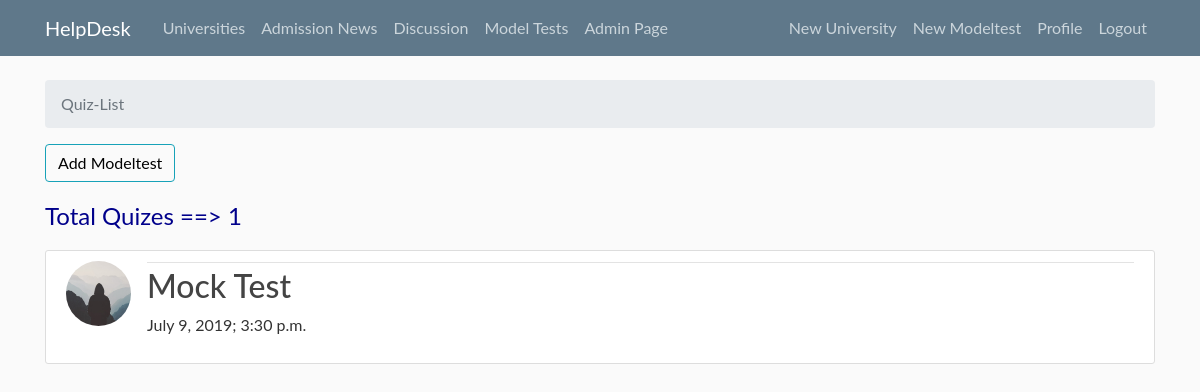
Screenshot of /modeltest/quiz/ (signed in) with the database file from the repository.
### modeltest/models.py (models this page shows, shortened)
class Quiz(models.Model):
    user = models.ForeignKey(User, on_delete=models.CASCADE)
    title = models.CharField(max_length=1000)
    description = models.TextField(default="")
    date = models.DateField()
    start_time = models.TimeField()
    end_time = models.TimeField()

### users/models.py (models this page shows, shortened)
class Profile(models.Model):
    user = models.OneToOneField(User, on_delete=models.CASCADE)
    dateOfBirth = models.DateField(null=True, blank=True)
    address = models.TextField(blank=True, null=True)
    fullName = models.CharField(max_length=100, blank=True, null=True)
    sscRollNo = models.IntegerField(unique=True, blank=True, null=True)
    sscRegiNo = models.IntegerField(unique=True, blank=True, null=True)
    sscGPA = models.FloatField(unique=True, blank=True, null=True)
    hscRollNo = models.IntegerField(unique=True, blank=True, null=True)
    hscGPA = models.FloatField(unique=True, blank=True, null=True)
    image = models.ImageField(default='default.jpg', upload_to='profile_pics', null=True)
    is_staff = models.BooleanField(default=False)

### modeltest/views.py (the view)
# urls.py: path('quiz/', QuizListView.as_view(), name='quiz-list'),
class QuizListView(LoginRequiredMixin, ListView):
    model = Quiz
    context_object_name = 'quizes'
    paginate_by = 10
    ordering = ['-date', 'start_time']

### modeltest/templates/modeltest/quiz_list.html (shortened to what this page needs)
{% extends "home/base.html" %}
{% block content %}
<nav aria-label="breadcrumb">
    <ol class="breadcrumb">
        <li class="breadcrumb-item active" aria-current="page">Quiz-List</li>
    </ol>
</nav>
{% if user.is_superuser or user.is_staff %}
    <a class="btn btn-outline-info mb-3" href="{% url 'quiz-create' %}">Add Modeltest</a>
{% endif %}
<div class="media-body">
        <p class="article-title" style="font-size: x-large; color: darkblue">Total Quizes ==> {{ quizes.count }}</p>
</div>
{% for quiz in quizes %}
<article class="media content-section">
    <img class="rounded-circle article-img" src="{{ quiz.user.profile.image.url }}">
    <div class="media-body">
        <div class="article-metadata">
        </div>
        {% if user.is_superuser or user.is_staff %}
            <a href="{% url 'quiz-detail' quiz.pk %}"><h2 class="article-title outline-info">{{ quiz.title }}</h2></a>
        {% else %}
            <a href="{% url 'take-quiz' quiz.pk %}"><h2 class="article-title outline-info">{{ quiz.title }}</h2></a>
        {% endif %}
        <p class="article-content">{{ quiz.date }}; {{ quiz.start_time}}</p>
    </div>
</article>
{% endfor %}
{% endblock content %}

### home/static/home/main.css (style rules this page uses)
body { background: #fafafa; color: #333333; margin-top: 5rem; }
h1, h2, h3, h4, h5, h6 { color: #444444; }
.content-section { background: #ffffff; padding: 10px 20px; border: 1px solid #dddddd; border-radius: 3px; margin-bottom: 20px; }
.article-title { color: #444444; }
.article-content { white-space: pre-line; }
.article-img { height: 65px; width: 65px; margin-right: 16px; }
.article-metadata { padding-bottom: 1px; margin-bottom: 4px; border-bottom: 1px solid #e3e3e3 }
body { font-family: "ptsans", "Lato", "Helvetica Neue", Helvetica, Arial, sans-serif; }
.btn { outline: none; color: black; background-color: transparent; box-shadow: 0 0 0 0; margin-right: 3px; }
a { color: #17a2b8; }

### rows the page displays
Quiz: user.profile.image (placeholder picture), title "Mock Test", date "July 9, 2019", start_time "3:30 p.m."

### other values shown
{{ quizes.count }} "1"
